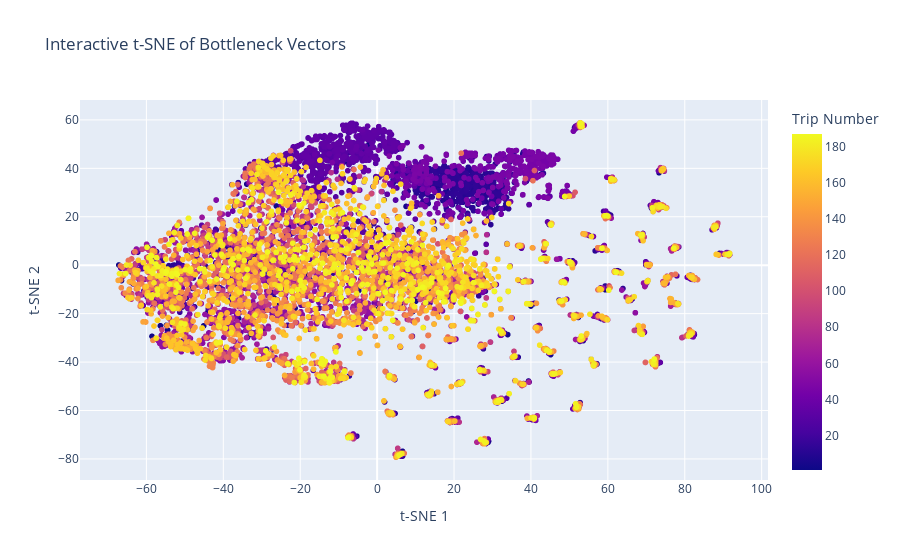

Source (notebook cell):
### Code cell
import plotly.express as px
import plotly.graph_objects as go

# Create interactive plot with Plotly
fig = px.scatter(
    x=X_tsne[:, 0], 
    y=X_tsne[:, 1], 
    color=trip_numbers,
    hover_data={'Trip': trip_numbers},
    labels={'x': 't-SNE 1', 'y': 't-SNE 2', 'color': 'Trip Number'},
    title='Interactive t-SNE of Bottleneck Vectors'
)

fig.show()

### Figure 1 — Plotly figure (JSON) as saved in the notebook; plotly's stock layout.template omitted (floating-point values rounded to 4 significant figures; data arrays with more than 128 entries replaced by an {"elided": "..."} marker saying what was removed)
{"data": [{"customdata": {"elided": "7818x1 int values"}, "hovertemplate": "t-SNE 1=%{x}<br>t-SNE 2=%{y}<br>Trip=%{customdata[0]}<br>Trip Number=%{marker.color}<extra></extra>", "legendgroup": "", "marker": {"color": {"elided": "7818 int values"}, "coloraxis": "coloraxis", "symbol": "circle"}, "mode": "markers", "name": "", "showlegend": false, "type": "scattergl", "x": {"elided": "7818 float values"}, "xaxis": "x", "y": {"elided": "7818 float values"}, "yaxis": "y"}], "layout": {"coloraxis": {"colorbar": {"title": {"text": "Trip Number"}}, "colorscale": [[0, "#0d0887"], [0.1111, "#46039f"], [0.2222, "#7201a8"], [0.3333, "#9c179e"], [0.4444, "#bd3786"], [0.5556, "#d8576b"], [0.6667, "#ed7953"], [0.7778, "#fb9f3a"], [0.8889, "#fdca26"], [1, "#f0f921"]]}, "legend": {"tracegroupgap": 0}, "title": {"text": "Interactive t-SNE of Bottleneck Vectors"}, "xaxis": {"anchor": "y", "domain": [0, 1], "title": {"text": "t-SNE 1"}}, "yaxis": {"anchor": "x", "domain": [0, 1], "title": {"text": "t-SNE 2"}}}}
